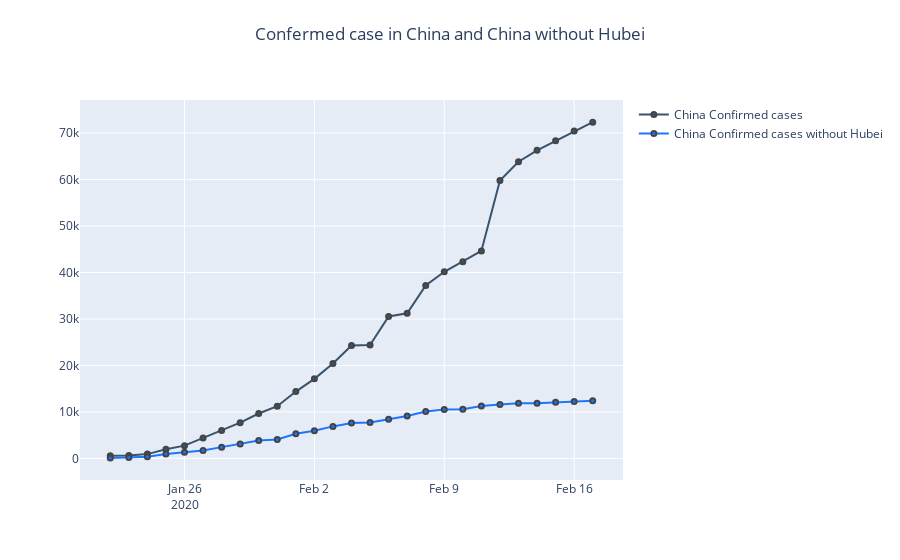

The code cell stored with this chart in its notebook:
### Code cell
fig = go.Figure()

fig.add_trace(
    go.Scatter(
        x=df_China_grouped.Date,
        y=df_China_grouped.Confirmed,
        name='China Confirmed cases',
        mode='lines+markers',
        marker_color = 'rgb(55, 83, 109)',
        hovertemplate =
        '<br><b>Date</b>: %{x} <br>' +
        '<b>Confirmed Cases:</b> %{y}<br>'
    )
)
fig.add_trace(
    go.Scatter(
        x=df_China_without_Hubei_grouped.Date,
        y=df_China_without_Hubei_grouped.Confirmed,
        name='China Confirmed cases without Hubei',
        mode='lines+markers',
        marker_color = 'rgb(26, 118, 255)',
        hovertemplate =
        '<br><b>Date</b>: %{x} <br>' +
        '<b>Confirmed Cases:</b> %{y}<br>'
    )
)

fig.update_traces(
    mode='lines+markers',
    marker_line_width=2,
    marker_size=5
)
fig.update_layout(
    title={'text': 'Confermed case in China and China without Hubei',
           'y':0.95,
           'x':0.5,
           'xanchor': 'center',
           'yanchor': 'top'},
    yaxis_zeroline=False,
    xaxis_zeroline=False,
    hoverlabel_align = 'left',
)

fig.show()

### Figure 1 — Plotly figure (JSON) as saved in the notebook; plotly's stock layout.template omitted (floating-point values rounded to 4 significant figures)
{"data": [{"hovertemplate": "<br><b>Date</b>: %{x} <br><b>Confirmed Cases:</b> %{y}<br>", "marker": {"color": "rgb(55, 83, 109)", "line": {"width": 2}, "size": 5}, "mode": "lines+markers", "name": "China Confirmed cases", "type": "scatter", "x": ["2020-01-22T00:00:00", "2020-01-23T00:00:00", "2020-01-24T00:00:00", "2020-01-25T00:00:00", "2020-01-26T00:00:00", "2020-01-27T00:00:00", "2020-01-28T00:00:00", "2020-01-29T00:00:00", "2020-01-30T00:00:00", "2020-01-31T00:00:00", "2020-02-01T00:00:00", "2020-02-02T00:00:00", "2020-02-03T00:00:00", "2020-02-04T00:00:00", "2020-02-05T00:00:00", "2020-02-06T00:00:00", "2020-02-07T00:00:00", "2020-02-08T00:00:00", "2020-02-09T00:00:00", "2020-02-10T00:00:00", "2020-02-11T00:00:00", "2020-02-12T00:00:00", "2020-02-13T00:00:00", "2020-02-14T00:00:00", "2020-02-15T00:00:00", "2020-02-16T00:00:00", "2020-02-17T00:00:00"], "y": [549, 639, 916, 1979, 2737, 4409, 5970, 7678, 9658, 11221, 14375, 17114, 20400, 24290, 24405, 30541, 31215, 37198, 40160, 42310, 44641, 59805, 63841, 66292, 68347, 70446, 72364]}, {"hovertemplate": "<br><b>Date</b>: %{x} <br><b>Confirmed Cases:</b> %{y}<br>", "marker": {"color": "rgb(26, 118, 255)", "line": {"width": 2}, "size": 5}, "mode": "lines+markers", "name": "China Confirmed cases without Hubei", "type": "scatter", "x": ["2020-01-22T00:00:00", "2020-01-23T00:00:00", "2020-01-24T00:00:00", "2020-01-25T00:00:00", "2020-01-26T00:00:00", "2020-01-27T00:00:00", "2020-01-28T00:00:00", "2020-01-29T00:00:00", "2020-01-30T00:00:00", "2020-01-31T00:00:00", "2020-02-01T00:00:00", "2020-02-02T00:00:00", "2020-02-03T00:00:00", "2020-02-04T00:00:00", "2020-02-05T00:00:00", "2020-02-06T00:00:00", "2020-02-07T00:00:00", "2020-02-08T00:00:00", "2020-02-09T00:00:00", "2020-02-10T00:00:00", "2020-02-11T00:00:00", "2020-02-12T00:00:00", "2020-02-13T00:00:00", "2020-02-14T00:00:00", "2020-02-15T00:00:00", "2020-02-16T00:00:00", "2020-02-17T00:00:00"], "y": [105, 195, 367, 927, 1314, 1695, 2416, 3092, 3852, 4068, 5301, 5937, 6878, 7612, 7727, 8429, 9103, 10098, 10529, 10582, 11275, 11599, 11855, 11886, 12098, 12264, 12375]}], "layout": {"hoverlabel": {"align": "left"}, "title": {"text": "Confermed case in China and China without Hubei", "x": 0.5, "xanchor": "center", "y": 0.95, "yanchor": "top"}, "xaxis": {"zeroline": false}, "yaxis": {"zeroline": false}}}
